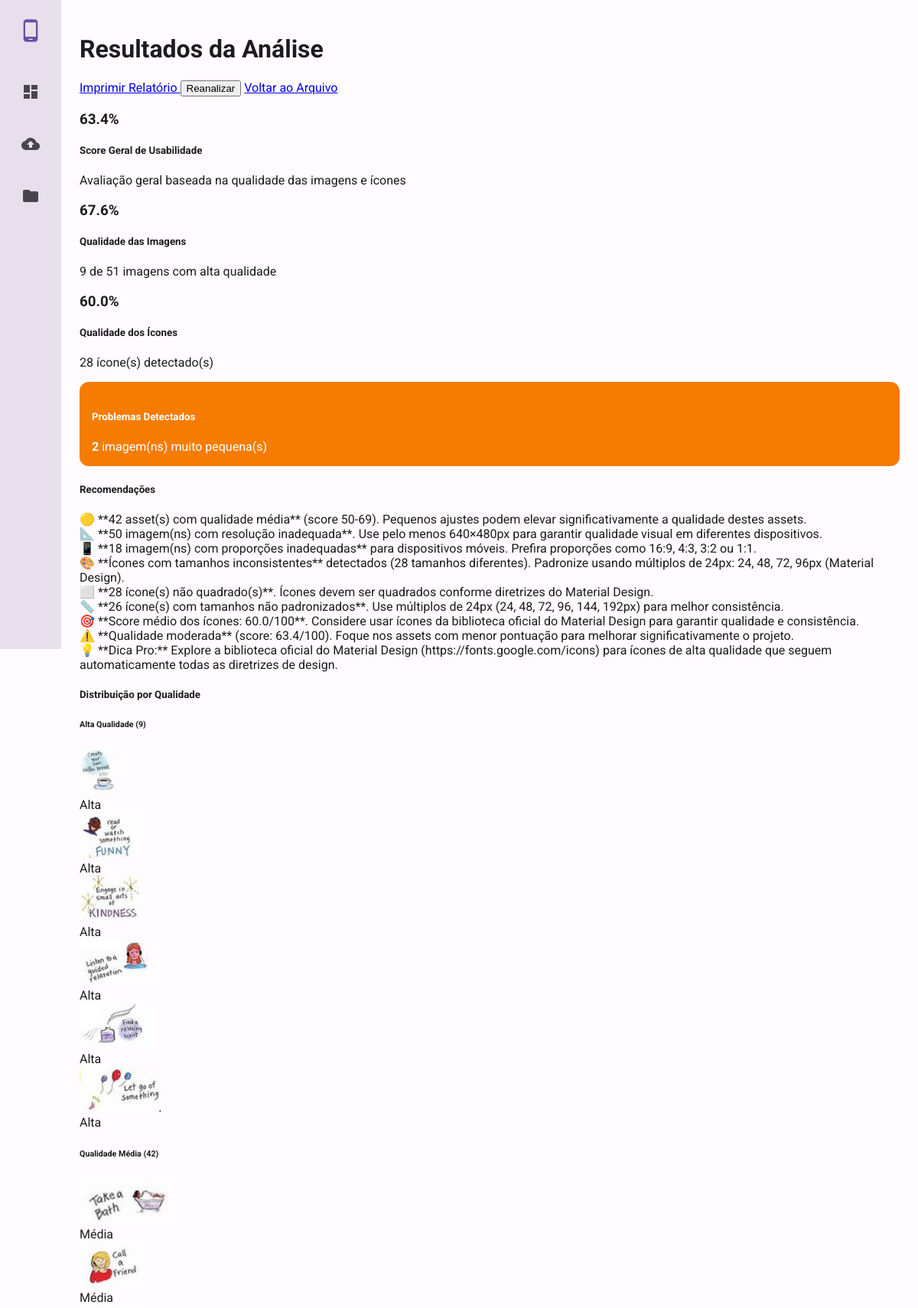
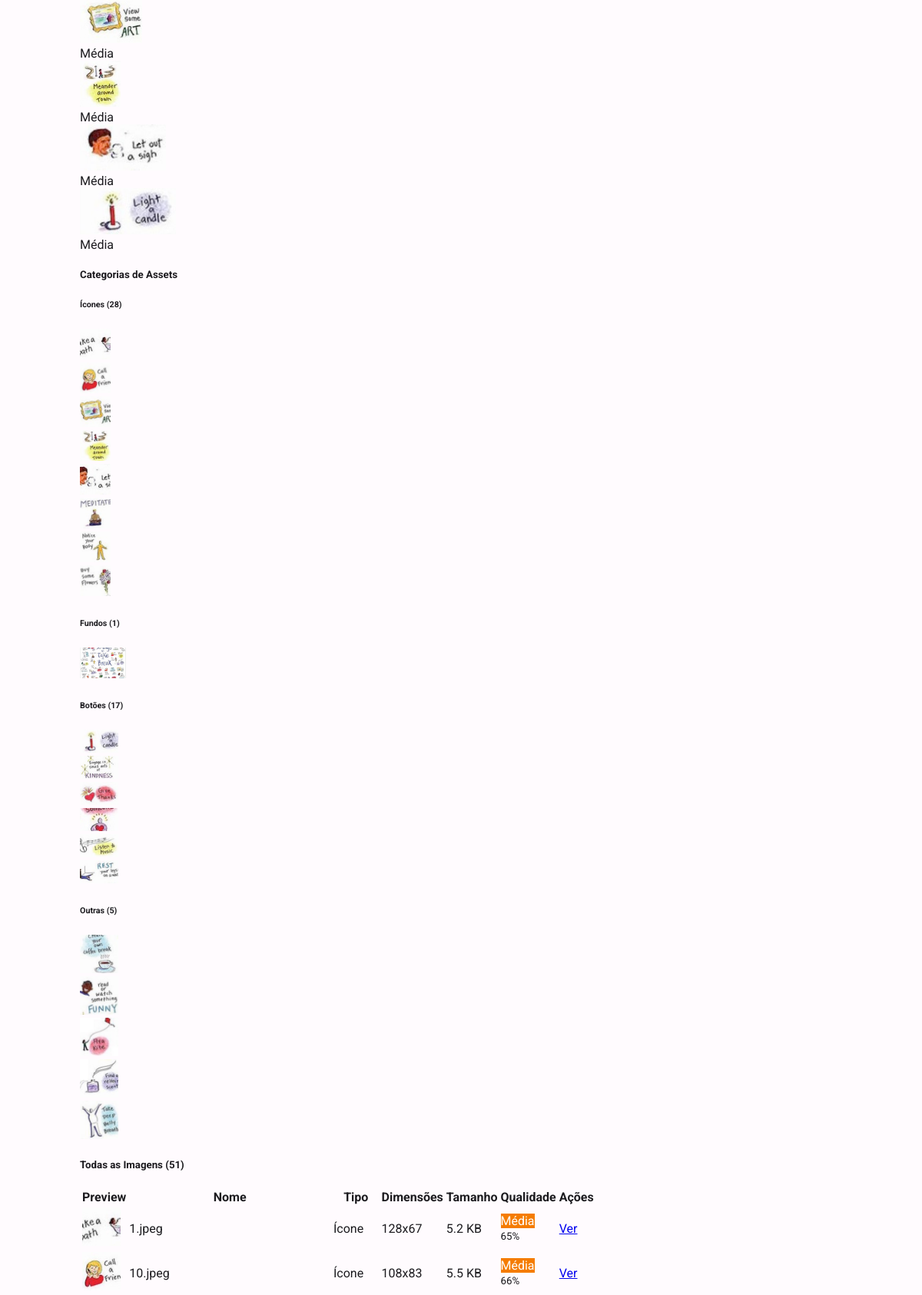
Screenshot of /files/1/results/ (upper part) with the database file from the repository (2 pictures, top to bottom).
### analyzer/models.py (models this page shows, shortened)
class UsabilityEvaluation(models.Model):
    aia_file = models.OneToOneField(AiaFile, on_delete=models.CASCADE, related_name='evaluation')
    image_quality_score = models.FloatField(default=0)
    icon_quality_score = models.FloatField(default=0)
    overall_usability_score = models.FloatField(default=0)
    high_quality_images_count = models.IntegerField(default=0)
    low_quality_images_count = models.IntegerField(default=0)
    oversized_images_count = models.IntegerField(default=0)
    undersized_images_count = models.IntegerField(default=0)
    recommendations = models.TextField(blank=True)
    evaluated_at = models.DateTimeField(auto_now_add=True)
    @property
    def total_issues(self):
        return (self.low_quality_images_count +
                self.oversized_images_count +
                self.undersized_images_count)

class ImageAsset(models.Model):
    QUALITY_CHOICES = [
        ('low', 'Baixa'),
        ('medium', 'Média'),
        ('high', 'Alta'),
        ('excellent', 'Excelente'),
    ]
    ASSET_TYPE_CHOICES = [
        ('image', 'Imagem'),
        ('icon', 'Ícone'),
        ('background', 'Fundo'),
        ('button', 'Botão'),
        ('other', 'Outro'),
    ]
    aia_file = models.ForeignKey(AiaFile, on_delete=models.CASCADE, related_name='images')
    name = models.CharField(max_length=255)
    original_path = models.CharField(max_length=500)  # Path within the .aia file
    extracted_file = models.ImageField(upload_to='extracted_images/')
    width = models.IntegerField()
    height = models.IntegerField()
    file_size = models.IntegerField()  # in bytes
    format = models.CharField(max_length=10)  # PNG, JPG, etc.
    quality_score = models.FloatField(null=True, blank=True)  # 0-100 scale
    quality_rating = models.CharField(max_length=10, choices=QUALITY_CHOICES, null=True, blank=True)
    asset_type = models.CharField(max_length=20, choices=ASSET_TYPE_CHOICES, default='image')
    resolution_adequate = models.BooleanField(null=True, blank=True)
    aspect_ratio_appropriate = models.BooleanField(null=True, blank=True)
    file_size_optimized = models.BooleanField(null=True, blank=True)
    created_at = models.DateTimeField(auto_now_add=True)

### analyzer/views.py (the view)
# urls.py: path('files/<int:pk>/results/', views.analysis_results, name='analysis_results'),
def analysis_results(request, pk):
    aia_file = get_object_or_404(AiaFile, pk=pk)
    if not aia_file.is_analyzed:
        messages.warning(request, 'Este arquivo ainda não foi analisado.')
        return redirect('file_detail', pk=pk)
    evaluation = get_object_or_404(UsabilityEvaluation, aia_file=aia_file)
    images = aia_file.images.all()
    high_quality_images = images.filter(quality_rating__in=['high', 'excellent'])
    medium_quality_images = images.filter(quality_rating='medium')
    low_quality_images = images.filter(quality_rating='low')
    icons = images.filter(asset_type='icon')
    backgrounds = images.filter(asset_type='background')
    buttons = images.filter(asset_type='button')
    other_images = images.filter(asset_type__in=['image', 'other'])
    context = {
        'aia_file': aia_file,
        'evaluation': evaluation,
        'images': images,
        'high_quality_images': high_quality_images,
        'medium_quality_images': medium_quality_images,
        'low_quality_images': low_quality_images,
        'icons': icons,
        'backgrounds': backgrounds,
        'buttons': buttons,
        'other_images': other_images,
    }
    return render(request, 'analyzer/analysis_results.html', context)

### analyzer/templates/analyzer/analysis_results.html (shortened to what this page needs)
{% extends 'analyzer/base.html' %}
{% block content %}
<div class="d-flex justify-content-between flex-wrap flex-md-nowrap align-items-center pt-3 pb-2 mb-3 border-bottom">
    <h1 class="h2">
         Resultados da Análise
    </h1>
    <div class="btn-toolbar mb-2 mb-md-0">
        <a href="{% url 'print_analysis' aia_file.pk %}" class="btn btn-outline-info me-2" target="_blank">
             Imprimir Relatório
        </a>
        <form method="post" action="{% url 'analyze_file' aia_file.pk %}" class="me-2" style="display: inline;">
            <button type="submit" class="btn btn-primary"
                    onclick="return confirm('Deseja reanalizar este arquivo? Isso atualizará todos os scores com o sistema de pontuação granular.')">
                 Reanalizar
            </button>
        </form>
        <a href="{% url 'file_detail' aia_file.pk %}" class="btn btn-outline-secondary">
             Voltar ao Arquivo
        </a>
    </div>
</div>
<div class="row mb-4">
    <div class="col-md-4">
        <div class="card text-center">
            <div class="card-body">
                <h3 class="text-primary mt-2">{{ evaluation.overall_usability_score|floatformat:1 }}%</h3>
                <h5 class="card-title">Score Geral de Usabilidade</h5>
                <p class="text-muted">Avaliação geral baseada na qualidade das imagens e ícones</p>
            </div>
        </div>
    </div>
    <div class="col-md-4">
        <div class="card text-center">
            <div class="card-body">
                <h3 class="text-info mt-2">{{ evaluation.image_quality_score|floatformat:1 }}%</h3>
                <h5 class="card-title">Qualidade das Imagens</h5>
                <p class="text-muted">{{ evaluation.high_quality_images_count }} de {{ images.count }} imagens com alta qualidade</p>
            </div>
        </div>
    </div>
    <div class="col-md-4">
        <div class="card text-center">
            <div class="card-body">
                <h3 class="text-warning mt-2">{{ evaluation.icon_quality_score|floatformat:1 }}%</h3>
                <h5 class="card-title">Qualidade dos Ícones</h5>
                <p class="text-muted">{{ icons.count }} ícone(s) detectado(s)</p>
            </div>
        </div>
    </div>
</div>
{% if evaluation.total_issues > 0 %}
<div class="row mb-4">
    <div class="col-md-12">
        <div class="alert alert-warning">
            <h5> Problemas Detectados</h5>
            <div class="row">
                {% if evaluation.undersized_images_count > 0 %}
                <div class="col-md-3">
                    <strong>{{ evaluation.undersized_images_count }}</strong> imagem(ns) muito pequena(s)
                </div>
                {% endif %}
            </div>
        </div>
    </div>
</div>
{% endif %}
<div class="row mb-4">
    <div class="col-md-12">
        <div class="card">
            <div class="card-header">
                <h5 class="card-title mb-0">
                     Recomendações
                </h5>
            </div>
            <div class="card-body">
                {% if evaluation.recommendations %}
                    <div class="recommendations">
                        {{ evaluation.recommendations|linebreaks }}
                    </div>
                {% else %}
                    <p class="text-success">
                        <i class="bi bi-check-circle"></i>
                        Parabéns! Nenhum problema significativo detectado.
                    </p>
                {% endif %}
            </div>
        </div>
    </div>
</div>
<div class="row mb-4">
    <div class="col-md-12">
        <div class="card">
            <div class="card-header">
                <h5 class="card-title mb-0">
                     Distribuição por Qualidade
                </h5>
            </div>
            <div class="card-body">
                <div class="row">
                    {% if high_quality_images %}
                    <div class="col-md-6 mb-3">
                        <h6 class="text-success">
                            Alta Qualidade ({{ high_quality_images.count }})
                        </h6>
                        <div class="row">
                            {% for image in high_quality_images|slice:":6" %}
                                <div class="col-4 col-md-2 mb-2">
                                    <img src="{{ image.extracted_file.url }}"
                                         class="img-thumbnail"
                                         style="height: 60px; object-fit: cover;"
                                         title="{{ image.name }}">
                                    <div class="text-center mt-1">
                                        <span class="badge bg-success quality-badge">
                                            {{ image.get_quality_rating_display }}
                                        </span>
                                    </div>
                                </div>
                            {% endfor %}
                        </div>
                    </div>
                    {% endif %}
                    {% if medium_quality_images %}
                    <div class="col-md-6 mb-3">
                        <h6 class="text-warning">
                            Qualidade Média ({{ medium_quality_images.count }})
                        </h6>
                        <div class="row">
                            {% for image in medium_quality_images|slice:":6" %}
                                <div class="col-4 col-md-2 mb-2">
                                    <img src="{{ image.extracted_file.url }}"
                                         class="img-thumbnail"
                                         style="height: 60px; object-fit: cover;"
                                         title="{{ image.name }}">
                                    <div class="text-center mt-1">
                                        <span class="badge bg-warning quality-badge">
                                            {{ image.get_quality_rating_display }}
                                        </span>
                                    </div>
                                </div>
                            {% endfor %}
                        </div>
                    </div>
                    {% endif %}
                </div>
            </div>
        </div>
    </div>
</div>
<div class="row mb-4">
    <div class="col-md-12">
        <div class="card">
            <div class="card-header">
                <h5 class="card-title mb-0">
                     Categorias de Assets
                </h5>
            </div>
            <div class="card-body">
                <div class="row">
                    {% if icons %}
                    <div class="col-md-3 mb-3">
                        <h6> Ícones ({{ icons.count }})</h6>
                        <div class="d-flex flex-wrap">
                            {% for icon in icons|slice:":8" %}
                                <div class="me-2 mb-2">
                                    <img src="{{ icon.extracted_file.url }}"
                                         class="img-thumbnail"
                                         style="width: 40px; height: 40px; object-fit: cover;"
                                         title="{{ icon.name }}">
                                </div>
                            {% endfor %}
                        </div>
                    </div>
                    {% endif %}
                    {% if backgrounds %}
                    <div class="col-md-3 mb-3">
                        <h6> Fundos ({{ backgrounds.count }})</h6>
                        <div class="d-flex flex-wrap">
                            {% for bg in backgrounds|slice:":4" %}
                                <div class="me-2 mb-2">
                                    <img src="{{ bg.extracted_file.url }}"
                                         class="img-thumbnail"
                                         style="width: 60px; height: 40px; object-fit: cover;"
                                         title="{{ bg.name }}">
                                </div>
                            {% endfor %}
                        </div>
                    </div>
                    {% endif %}
                    {% if buttons %}
                    <div class="col-md-3 mb-3">
                        <h6> Botões ({{ buttons.count }})</h6>
                        <div class="d-flex flex-wrap">
                            {% for btn in buttons|slice:":6" %}
                                <div class="me-2 mb-2">
                                    <img src="{{ btn.extracted_file.url }}"
                                         class="img-thumbnail"
                                         style="width: 50px; height: 30px; object-fit: cover;"
                                         title="{{ btn.name }}">
                                </div>
                            {% endfor %}
                        </div>
                    </div>
                    {% endif %}
                    {% if other_images %}
                    <div class="col-md-3 mb-3">
                        <h6> Outras ({{ other_images.count }})</h6>
                        <div class="d-flex flex-wrap">
                            {% for img in other_images|slice:":6" %}
                                <div class="me-2 mb-2">
                                    <img src="{{ img.extracted_file.url }}"
                                         class="img-thumbnail"
                                         style="width: 50px; height: 50px; object-fit: cover;"
                                         title="{{ img.name }}">
                                </div>
                            {% endfor %}
                        </div>
                    </div>
                    {% endif %}
                </div>
            </div>
        </div>
    </div>
</div>
<div class="row">
    <div class="col-md-12">
        <div class="card">
            <div class="card-header">
                <h5 class="card-title mb-0">
                     Todas as Imagens ({{ images.count }})
                </h5>
            </div>
            <div class="card-body">
                <div class="table-responsive">
                    <table class="table table-striped">
                        <thead>
                            <tr>
                                <th>Preview</th>
                                <th>Nome</th>
                                <th>Tipo</th>
                                <th>Dimensões</th>
                                <th>Tamanho</th>
                                <th>Qualidade</th>
                                <th>Ações</th>
                            </tr>
                        </thead>
                        <tbody>
                            {% for image in images %}
                            <tr>
                                <td>
                                    <img src="{{ image.extracted_file.url }}"
                                         class="img-thumbnail"
                                         style="width: 50px; height: 50px; object-fit: cover;">
                                </td>
                                <td>{{ image.name }}</td>
                                <td>
                                    <span class="badge bg-secondary">
                                        {{ image.get_asset_type_display }}
                                    </span>
                                </td>
                                <td>{{ image.width }}x{{ image.height }}</td>
                                <td>{{ image.file_size|filesizeformat }}</td>
                                <td>
                                    {% if image.quality_rating %}
                                        <span class="badge quality-{{ image.quality_rating }} quality-badge">
                                            {{ image.get_quality_rating_display }}
                                        </span>
                                        <br>
                                        <small class="text-muted">{{ image.quality_score|floatformat:0 }}%</small>
                                    {% else %}
                                        <span class="text-muted">N/A</span>
                                    {% endif %}
                                </td>
                                <td>
                                    <a href="{% url 'image_detail' image.pk %}" class="btn btn-sm btn-outline-primary">
                                         Ver
                                    </a>
                                </td>
                            </tr>
                            {% endfor %}
                        </tbody>
                    </table>
                </div>
            </div>
        </div>
    </div>
</div>
{% endblock %}

### rows the page displays
UsabilityEvaluation: overall_usability_score "63.4", image_quality_score "67.6", high_quality_images_count "9", icon_quality_score "60.0", undersized_images_count "2", recommendations "🟡 **42 asset(s) com qualidade média** (score 50-69). Pequenos ajustes podem elevar significativamente a qualidade destes assets. 📐 **50 imagem(ns) com resolução inadequada**. Use pelo menos 640×480px para garantir qualidade visual em diferentes dispositivos. 📱 **18 imagem(ns) com proporções inadequadas** para dispositivos móveis. Prefira proporções como 16:9, 4:3, 3:2 ou 1:1. 🎨 **Ícones com tamanhos inconsistentes** detectados (28 tamanhos diferentes). Padronize usando múltiplos de 24px: 24, 48, 72, 96px (Material Design). ⬜ **28 ícone(s) não quadrado(s)**. Ícones devem ser quadrados conforme diretrizes do Material Design. 📏 **26 ícone(s) com tamanhos não padronizados**. Use múltiplos de…"
ImageAsset: extracted_file (picture), quality_rating "Alta"
ImageAsset: extracted_file (picture), quality_rating "Alta"
ImageAsset: extracted_file (picture), quality_rating "Alta"
ImageAsset: extracted_file (picture), quality_rating "Alta"
ImageAsset: extracted_file (picture), quality_rating "Alta"
ImageAsset: extracted_file (picture), quality_rating "Alta"
ImageAsset: extracted_file (picture), quality_rating "Média", name "1.jpeg", asset_type "Ícone", width "128", height "67", file_size|filesizeformat "5.2 KB", quality_score "65"
ImageAsset: extracted_file (picture), quality_rating "Média", name "10.jpeg", asset_type "Ícone", width "108", height "83", file_size|filesizeformat "5.5 KB", quality_score "66"
ImageAsset: extracted_file (picture), quality_rating "Média"
ImageAsset: extracted_file (picture), quality_rating "Média"
ImageAsset: extracted_file (picture), quality_rating "Média"
ImageAsset: extracted_file (picture), quality_rating "Média"
ImageAsset: extracted_file (picture)
ImageAsset: extracted_file (picture)
ImageAsset: extracted_file (picture)
ImageAsset: extracted_file (picture)
ImageAsset: extracted_file (picture)
ImageAsset: extracted_file (picture)
ImageAsset: extracted_file (picture)
ImageAsset: extracted_file (picture)
ImageAsset: extracted_file (picture)
ImageAsset: extracted_file (picture)

### other values shown
{{ images.count }} "51"
{{ icons.count }} "28"
{{ high_quality_images.count }} "9"
{{ medium_quality_images.count }} "42"
{{ backgrounds.count }} "1"
{{ buttons.count }} "17"
{{ other_images.count }} "5"
